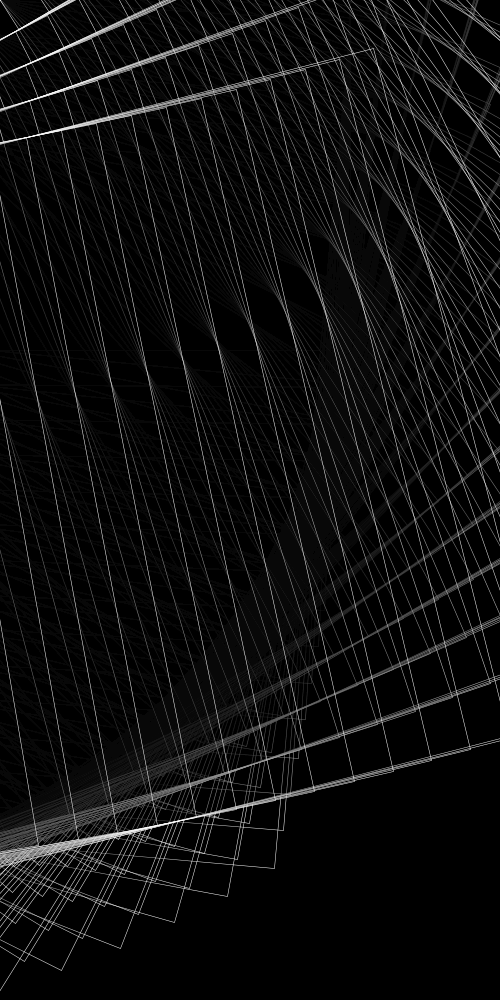
Frame 1 (no input)
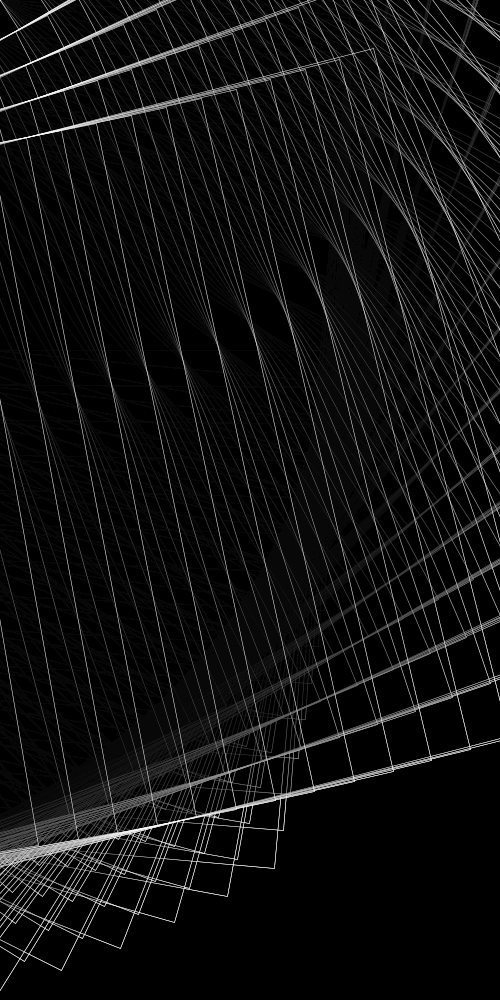
Frame 2 (the mouse pressed at the canvas centre, redrawn once)

The Processing sketch that drew these frames (run headless with seeded random() and noise(); the mouse was pressed at the canvas centre and the sketch redrawn once):

// Processing sketch: processing_32263
// ── processing_32263.pde

int change=35;
int a=700;
int d=600;
int b=500;
int c=1000;
int e=400;
int f=255;


void setup() {
  size(500,1000);
  rectMode(CENTER);
  stroke(f);
  fill(0,0,0,15);
  smooth();
  background(0);
  strokeWeight(.5);
  
}

void draw (){
  
  noLoop();
  for(int i=0; i < width; i=i+change) {
  for(int j=0; j < width; j=j+change){
    rect(i,j,a,a);
    rotate(PI/b);
    
  }
  }
}
